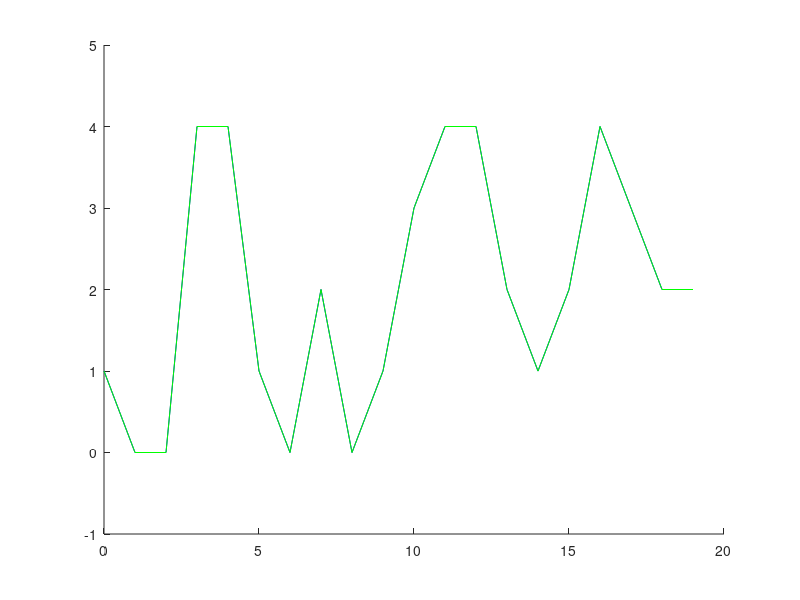
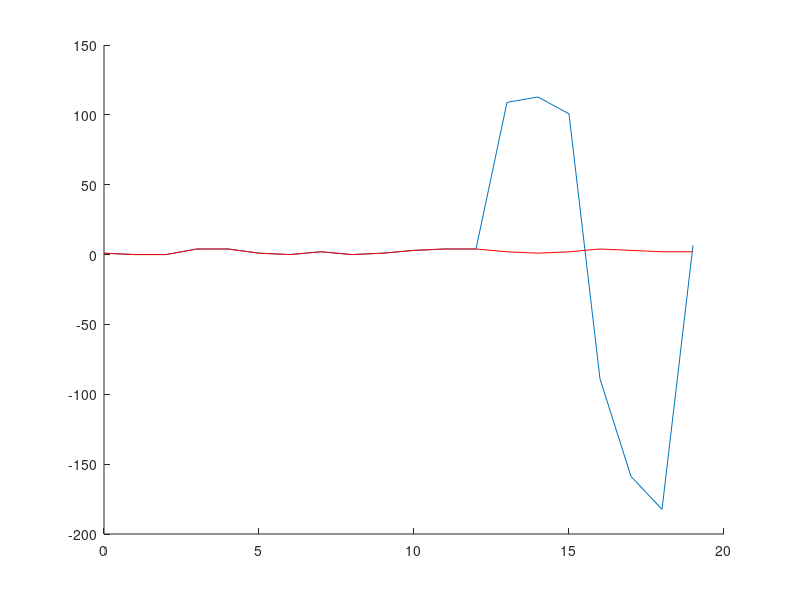
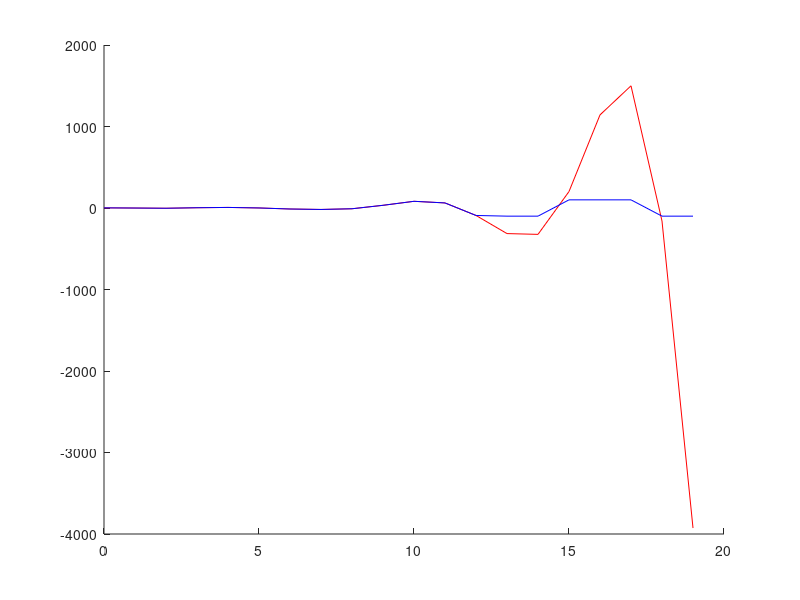

These figures' MATLAB source, in order:
%% **************************** part 1 ************************* %%

% ************************** 1 - givens *************************** %

% A matrix
A=[0.7 0.5 0;
   -0.5 0.7 0;
   0 0 0.9];

% B vector
B=[1;1;1];

% C vector
C=[0 -1 1];


% N
N=0:19;

% y ref
y_ref=[1 0 0 4 4 1 0 2 0 1 3 4 4 2 1 2 4 3 2 2]';

% xo
xo=[0.1;0.2;0.3];

% ******************** 2 - Calculate Q *************************** %

% let's compute the Qk and put them in a vector
% Q_vector= [Qo Q1 Q2 .... Qn-1]
Q_vector=zeros(1,20);

% Qo = 0.5
Q_vector(1,1)=0.5;


for i=2:20
    Q_vector(1,i)= C* A^(i-2) * B;
end


% let's estaplish our Q matrix

Q=zeros(20,20);
for ii=1:20
    L=length(Q_vector)-(ii-1);
    vec= Q_vector(1,ii)*ones(1,L);
    
    Q_k= diag(vec,-(ii-1));
    Q= Q+Q_k;
end

% **************** 3 - calculate phi matrix & xk ******************* %

phi=zeros(20,3);
xk=zeros(3,20);

for i=1:20
   phi(i,:)= C * A^(i-1) ;
    xk(:,i)=  A^(i-1)*xo ;
end


% **************** 4 - calculate u_opt ******************* %

u_opt = (Q' * Q) \ Q' * (y_ref - phi*xo);

% here we limit our control output from -100 to 100
u_limit=u_opt;
u_limit(u_limit>100)=100;
u_limit(u_limit<-100)=-100;

% **************** 5 - calculate yk & yk_limit ******************* %

yk= phi * xo + Q * u_opt;
yk_limit= phi * xo + Q * u_limit;


% **************** 6 - plot ****************************** %

% plot yk and y_ref on same graph
figure;hold on;
plot(N,yk,'b');
plot(N,y_ref,'g');

% plot yk_limit and y_ref 
figure;hold on;
plot(N,yk_limit);
plot(N,y_ref,'r')

%plot the control outputs u_optimal and u_limit
figure;hold on;
plot(N,u_opt,'r');
plot(N,u_limit ,'b')






